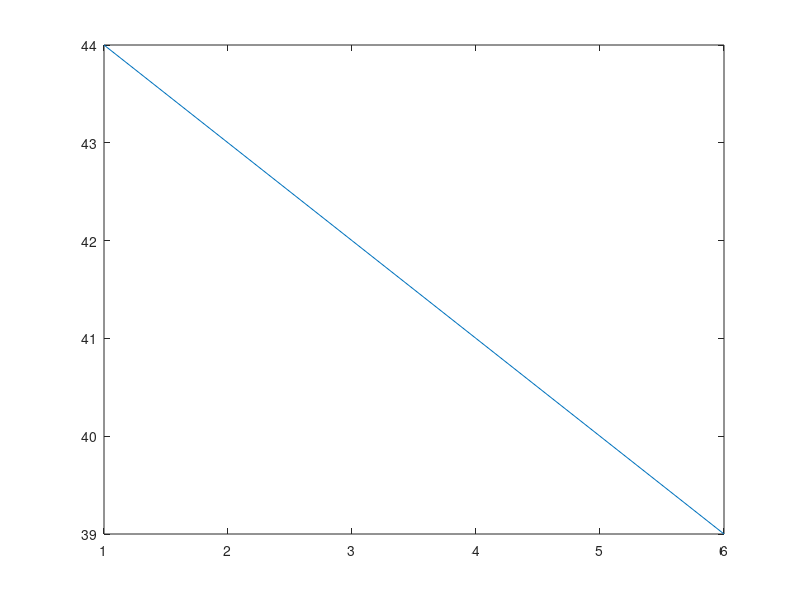

Reproduce this figure in MATLAB.
n=6;
a=zeros(n,n);
c=zeros(n,1);

c(1)=-45;
c(n)=-38;
c(2:n-1)=0;

a=zeros(n,n);
a(1,1)=-2;
a(n,n)=-2;

for i=1:n-1
    a(i,i)=-2;
    a(i,i+1)=1;
    a(i+1,i)=1;
end

t=inv(a)*c;

plot(t)
a